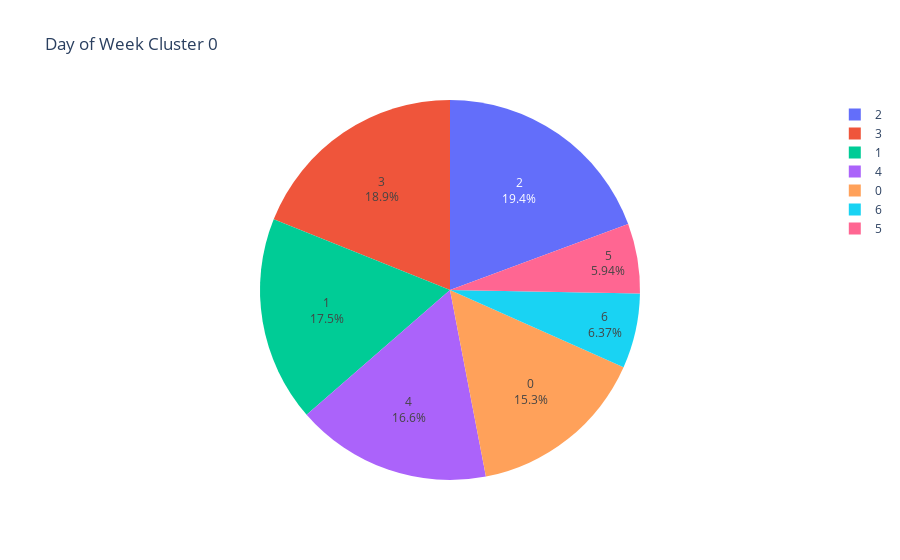

Source (notebook cell):
### Code cell
fig = px.pie(data_frame=cluster0_df, values = 'Counter', names = 'Day_of_Week', title = 'Day of Week Cluster 0')
fig.update_traces(textposition='inside', textinfo='percent+label')
fig.show()

### Figure 1 — Plotly figure (JSON) as saved in the notebook; plotly's stock layout.template omitted (floating-point values rounded to 4 significant figures; data arrays with more than 128 entries replaced by an {"elided": "..."} marker saying what was removed)
{"data": [{"domain": {"x": [0, 1], "y": [0, 1]}, "hoverlabel": {"namelength": 0}, "hovertemplate": "Day_of_Week=%{label}<br>Counter=%{value}", "labels": {"elided": "2542 int values"}, "legendgroup": "", "name": "", "showlegend": true, "textinfo": "percent+label", "textposition": "inside", "type": "pie", "values": {"elided": "2542 int values"}}], "layout": {"legend": {"tracegroupgap": 0}, "title": {"text": "Day of Week Cluster 0"}}}
